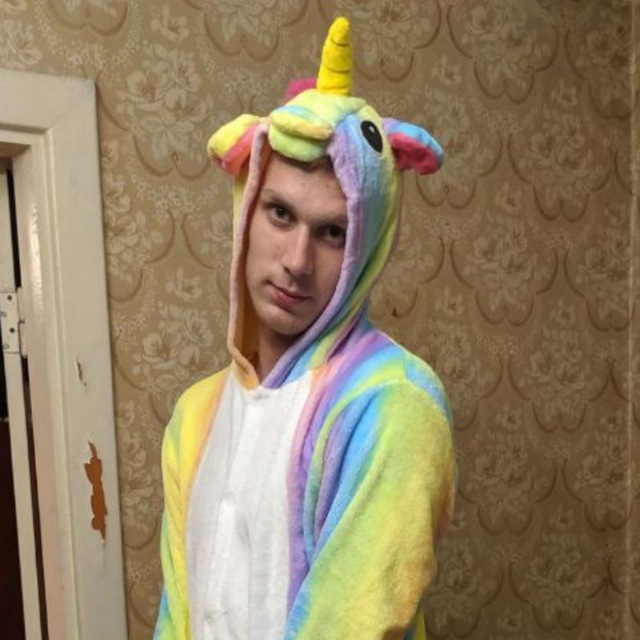
#> input picture laba1/input/image.jpg, 640 x 640 px, found by its file name
$ jupyter execute laba1.ipynb
#> lines starting #> are read from the running program, lines starting #| are printed output that depends on the picture
# Виконав Лабунський Петро

## Завдання
Створити скрипт Python або Notebook з наступним функціоналом:
1. Зчитати та завантажити тестове чорно-біле та кольорове зображення.
2. Відобразити чорно-біле та кольорове зображення.
3. Перетворити зображення з колірної моделі BGR в колірні моделі RGB і HSV та відобразити.
4. Окремо відобразити колірні канали для зображень із колірними моделями RGB та HSV.
5. Скопіювати область інтересу (Region of Interest) чорно-білого зображення, використовуючи наступні діапазони 0:img.shape[0]/2, 0:img.shape[1]/2.
6. Зберегти область інтересу (Region of Interest).

### Додаткові завдання:
1. Перетворити зображення з колірної моделі BGR в колірну модель HSV за допомогою формул.
2. Реалізувати функцію для визначення колірної відстані (Delta E76, Delta E94).

## Імпорт бібліотек та пакетів

Завантажуємо бібліотеки.

[cell 1]
import cv2
import numpy as np
import matplotlib.pyplot as plt

# 1. Зчитати та завантажити тестове чорно-біле та кольорове зображення.

### Зчитаємо тестове кольорове зображення та конвертуєму його в чорно-біле та кольрові зображення

[cell 2]
URL = "input\image.jpg"
img_bgr = cv2.imread(URL)
#> img_bgr is the input picture: shape (640, 640, 3); mean B, G, R 98.6, 127.6, 144.9
img_gray = cv2.imread(URL, cv2.IMREAD_GRAYSCALE)
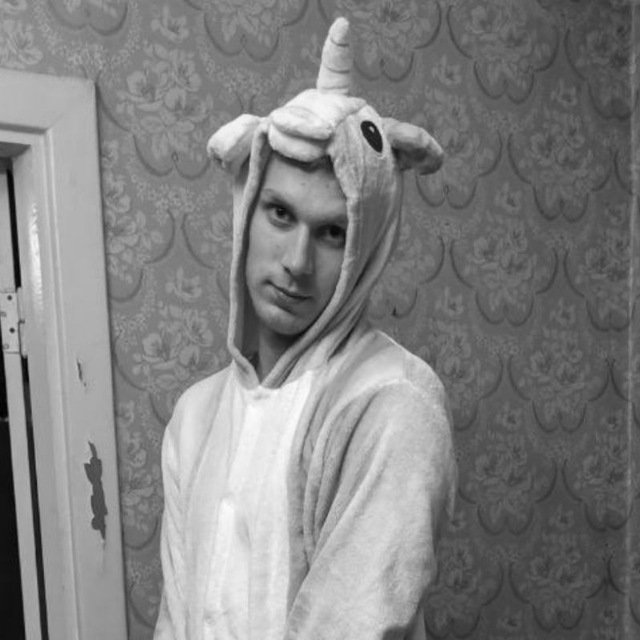
#> img_gray: shape (640, 640); min 0, max 253, mean 129.4

cv2.imwrite("output\image_bgr.png", img_bgr)
cv2.imwrite("output\image_gray.png", img_gray)
#> Out = True

[cell 3]
def no_axes(a):
    return plt.xticks([]), plt.yticks([]), plt.title(str(a))

## 2. Відобразити чорно-біле та кольорове зображення

Відображення зображень за допомогою OpenCV

[cell 4]
# cv2.imshow("Image", img_bgr) #вхідні дані сприймає в BGR
# cv2.waitKey(0)
# cv2.destroyAllWindows()

Відображення зображень за допомогою matplotlib

[cell 5]
plt.figure(figsize=(8, 3))
plt.subplot(121), plt.imshow(img_gray, cmap='gray'), no_axes('GRAY') # Відобразити сіре зображення
plt.subplot(122), plt.imshow(img_bgr), no_axes('BGR')  #вхідні дані сприймає в RGB ||#plt.imshow(cv2.cvtColor(img_bgr, cv2.COLOR_BGR2RGB)) # конвертація із BRG в RGB для коректного відображення

plt.show();
#> figure, not shown here; B, G, R data is drawn as R, G, B

## 3. Перетворити зображення з колірної моделі BGR в колірні моделі RGB і HSV та відобразити.

[cell 6]
img_rgb = cv2.cvtColor(img_bgr, cv2.COLOR_BGR2RGB)
img_hsv = cv2.cvtColor(img_bgr, cv2.COLOR_BGR2HSV)
#> img_hsv: shape (640, 640, 3); mean H, S, V 26.5, 99.4, 148.6

plt.figure(figsize=(8, 3))
plt.subplot(121), plt.imshow(img_rgb), no_axes('RGB')#Виводимо RGB
plt.subplot(122), plt.imshow(img_hsv), no_axes('HSV')#Виводимо HSV
#plt.imshow(cv2.cvtColor(img_hsv, cv2.COLOR_HSV2RGB)) #Оскільки у нас imshow() сприймає дані в RGB ми її конвертуєсо із HSV в RGB та виводимо

plt.show();

cv2.imwrite("output\image_rgb.png", img_rgb)
cv2.imwrite("output\image_hsv.png", img_hsv)
#> Out = True

## 4. Окремо відобразити колірні канали для зображень із колірними моделями RGB та HSV.

За допомогою індексу

[cell 7]
R = np.zeros(img_rgb.shape, dtype='uint8')
G = np.zeros(img_rgb.shape, dtype='uint8')
B = np.zeros(img_rgb.shape, dtype='uint8')
H = np.zeros(img_hsv.shape, dtype='uint8')
S = np.zeros(img_hsv.shape, dtype='uint8')
V = np.zeros(img_hsv.shape, dtype='uint8')

R[:, :, 0] = img_rgb[:, :, 0]
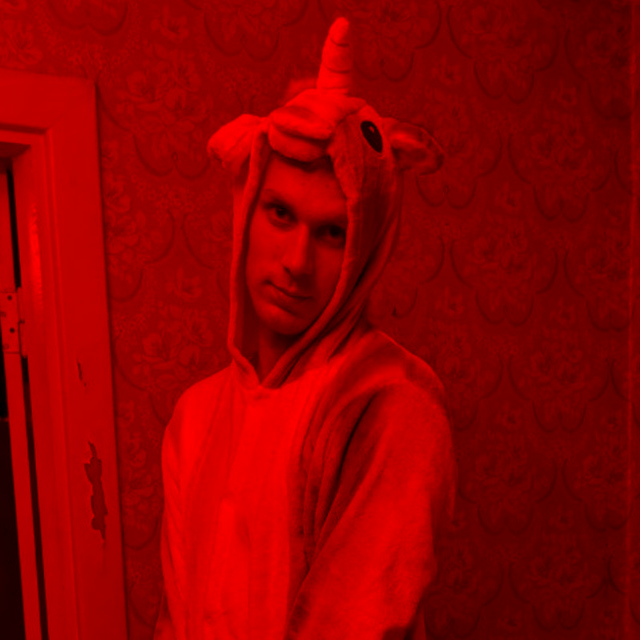
#> R: shape (640, 640, 3); mean R, G, B 144.9, 0, 0
G[:, :, 1] = img_rgb[:, :, 1]
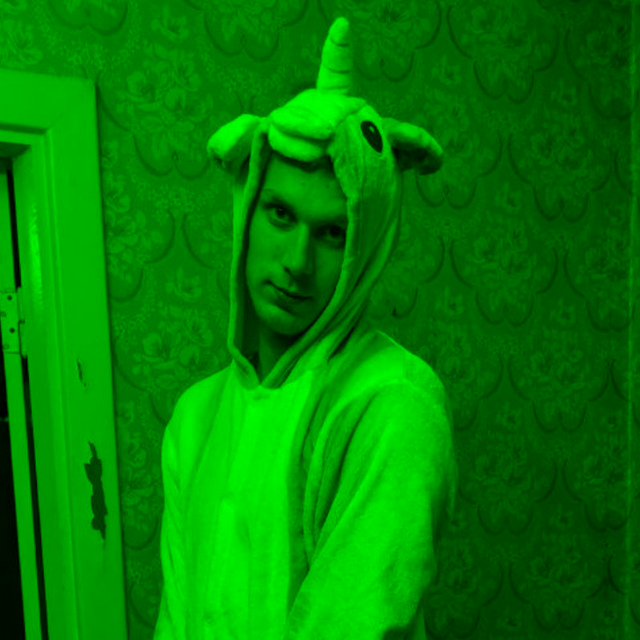
#> G: shape (640, 640, 3); mean R, G, B 0, 127.6, 0
B[:, :, 2] = img_rgb[:, :, 2]
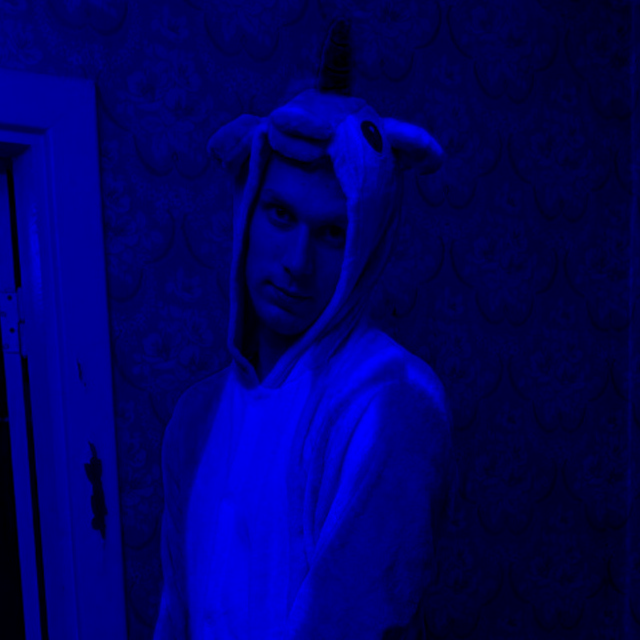
#> B: shape (640, 640, 3); mean R, G, B 0, 0, 98.6
H[:, :, 0] = img_hsv[:, :, 0]
#> H: shape (640, 640, 3); mean H, S, V 26.5, 0, 0
S[:, :, 1] = img_hsv[:, :, 1]
#> S: shape (640, 640, 3); mean H, S, V 0, 99.4, 0
V[:, :, 2] = img_hsv[:, :, 2]
#> V: shape (640, 640, 3); mean H, S, V 0, 0, 148.6

plt.figure(figsize=(10, 6))
plt.subplot(231), plt.imshow(R), no_axes('RED')
plt.subplot(232), plt.imshow(G), no_axes('GREEN')
plt.subplot(233), plt.imshow(B), no_axes('BLUE')
plt.subplot(234), plt.imshow(H), no_axes('NUE')
plt.subplot(235), plt.imshow(S), no_axes('SATURATION')
plt.subplot(236), plt.imshow(V), no_axes('VALUE')

plt.show()

За допомогою функції split

[cell 8]
R = np.zeros(img_rgb.shape, dtype='uint8')
G = np.zeros(img_rgb.shape, dtype='uint8')
B = np.zeros(img_rgb.shape, dtype='uint8')
H = np.zeros(img_hsv.shape, dtype='uint8')
S = np.zeros(img_hsv.shape, dtype='uint8')
V = np.zeros(img_hsv.shape, dtype='uint8')

b, g, r = cv2.split(img_rgb)
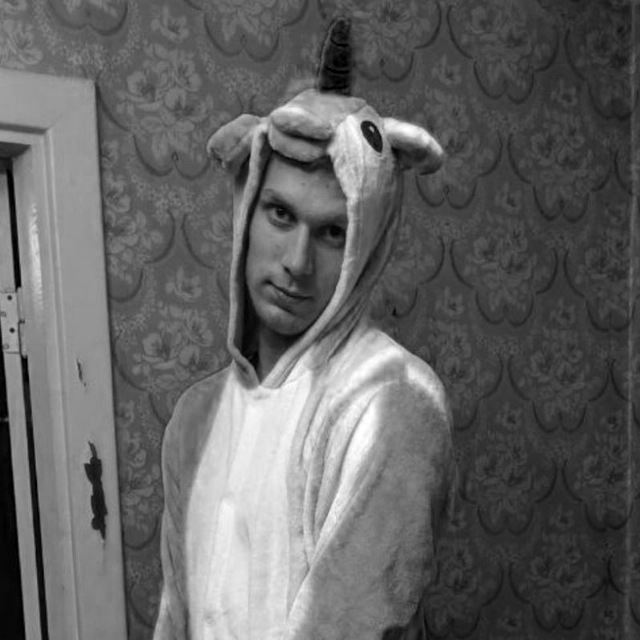
#> r: shape (640, 640); min 0, max 255, mean 98.6
h, s, v = cv2.split(img_hsv)
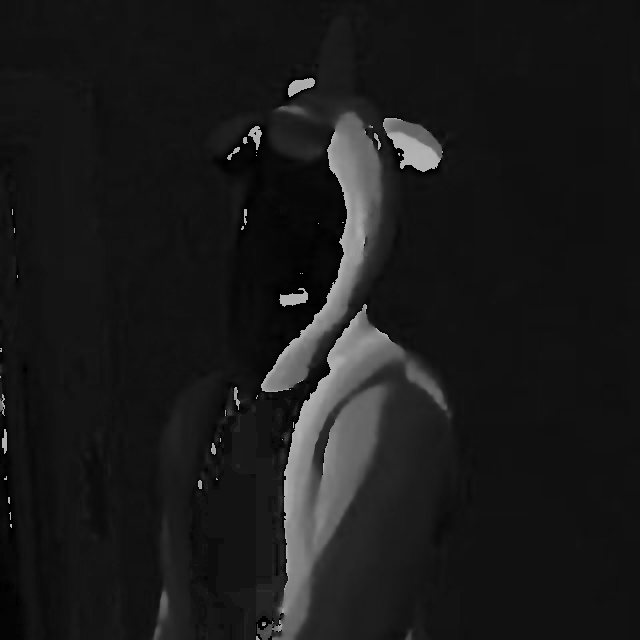
#> h: shape (640, 640); min 0, max 179, mean 26.5
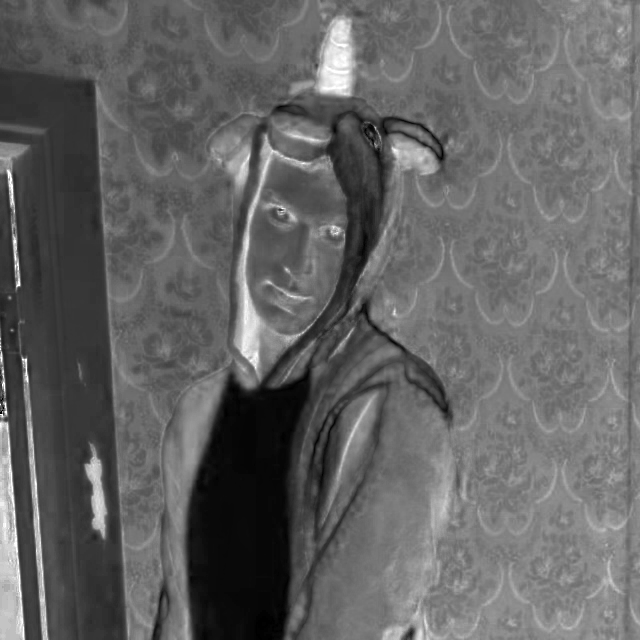
#> s: shape (640, 640); min 0, max 255, mean 99.4

R[:, :, 0] = r
G[:, :, 1] = g
B[:, :, 2] = b
H[:, :, 0] = h
S[:, :, 1] = s
V[:, :, 2] = v

plt.figure(figsize=(10, 6))
plt.subplot(231), plt.imshow(R), no_axes('RED')
plt.subplot(232), plt.imshow(G), no_axes('GREEN')
plt.subplot(233), plt.imshow(B), no_axes('BLUE')
plt.subplot(234), plt.imshow(H), no_axes('NUE')
plt.subplot(235), plt.imshow(S), no_axes('SATURATION')
plt.subplot(236), plt.imshow(V), no_axes('VALUE')

plt.show()

## 5. Скопіювати область інтересу (Region of Interest) чорно-білого зображення, використовуючи наступні діапазони 0:img.shape[0]/2, 0:img.shape[1]/2

[cell 9]
img_crop = img_gray[0:int(img_gray.shape[0]/2), 0:int(img_gray.shape[1]/2)]
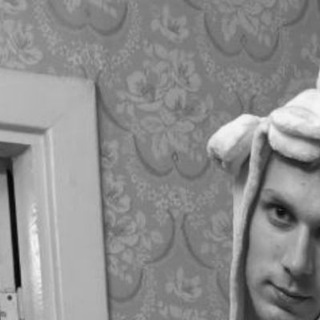
#> img_crop: shape (320, 320); min 4, max 246, mean 140.7
plt.imshow(img_crop, cmap='gray'), no_axes('Region of Interest')
plt.show()

## 6. Зберегти область інтересу (Region of Interest).

[cell 10]
cv2.imwrite("output\image_RegionOfInterest.png", img_crop)
#> Out = True

## Додаткові завдання:

#### 1. Перетворити зображення з колірної моделі BGR в колірну модель HSV за допомогою формул.

[cell 11]
IMAGE_BGR = cv2.imread(URL)
#========================================================================
# rgb to hsv:  h <= 180;  s, v <= 255
#========================================================================
def bgr_to_hsv(b, g, r):
    r, g, b = r/255.0, g/255.0, b/255.0
    mx = max(r, g, b)
    mn = min(r, g, b)
    df = mx-mn
    if mx == mn:
        h = 0
    elif mx == r:
        h = (30 * ((g-b)/df) + 180) % 180
    elif mx == g:
        h = (30 * ((b-r)/df) + 60) % 180
    elif mx == b:
        h = (30 * ((r-g)/df) + 120) % 180
    if mx == 0:
        s = 0
    else:
        s = (df/mx)*255
    v = mx*255
    return int(round(h)), int(round(s)), int(round(v))
#========================================================================
IMAGE_HSV = []
for i in range(IMAGE_BGR.shape[0]):
    for j in range(IMAGE_BGR.shape[1]):
        IMAGE_HSV.append([bgr_to_hsv(IMAGE_BGR[i,j,0],IMAGE_BGR[i,j,1],IMAGE_BGR[i,j,2])])
#> this loop made 640 passes

IMAGE_HSV = np.array(IMAGE_HSV)
IMAGE_HSV.shape = (IMAGE_BGR.shape[0],IMAGE_BGR.shape[1],3)

plt.figure(figsize=(8, 3))
plt.subplot(121), plt.imshow(IMAGE_BGR), no_axes('BGR')
plt.subplot(122), plt.imshow(IMAGE_HSV), no_axes('HSV')

plt.show()
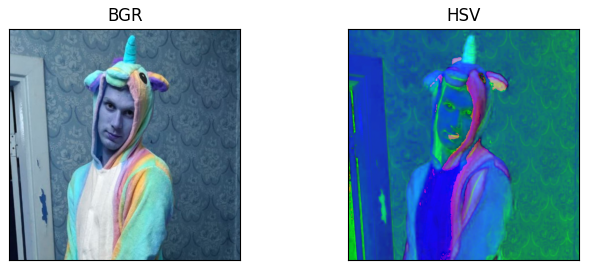
#> figure drawn by matplotlib, 2 panels; B, G, R data is drawn as R, G, B

cv2.imwrite("output\DOP_IMAGE_BGR.png", IMAGE_BGR)
cv2.imwrite("output\DOP_IMAGE_HSV.png", IMAGE_HSV)
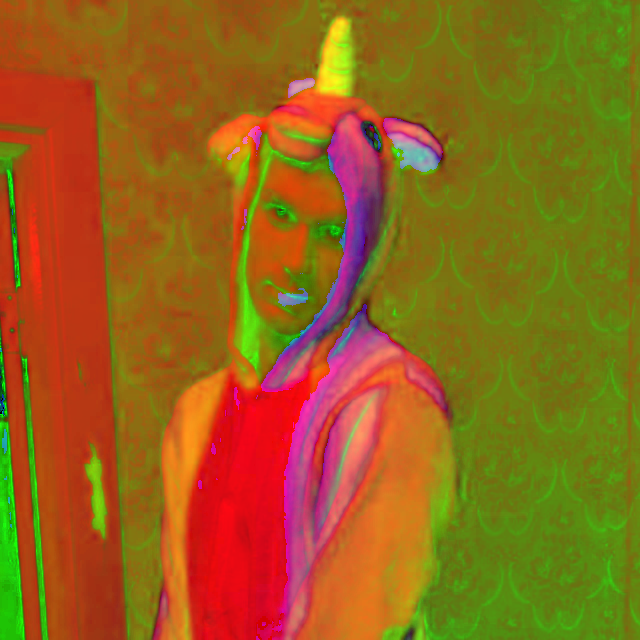
#> saved as DOP_IMAGE_HSV.png: shape (640, 640, 3); mean B, G, R 26.5, 99.4, 148.6
#> Out = True
